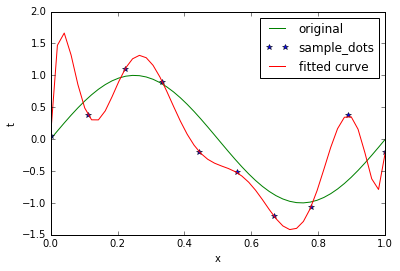

The script that drew this image:
# -*- coding: utf-8 -*-
"""
Created on Wed May 25 15:50:12 2016

@author: Dell
"""

import numpy as np
from scipy.optimize import leastsq
import matplotlib.pyplot as plt

#the curve of y=sin(x)
def func(x):
    return np.sin(2*np.pi*x)

def func_d9(x,p):
    w0, w1, w2, w3, w4, w5, w6, w7, w8, w9= p
    return w0+w1*x+w2*x**2+w3*x**3+w4*x**4+w5*x**5+w6*x**6+w7*x**7+w8*x**8+w9*x**9

# 实验数据x, y和拟合函数之间的差，p为拟合需要找到的系数
def residuals_d9(p, y, x):
    return y - func_d9(x, p)
    
x0 = np.linspace(0, 1)# 真实数据的函数参数
y0 = func(x0) # 真实数据

x1 = np.linspace(0, 1, 10)# 模拟噪声数据
y1 = func(x1)
y2 = y1 + 0.4*np.random.randn(len(x1)) # 加入噪声之后的实验数据

p0 = [1,1,1,1,1,1,1,1,1,1]
# 调用leastsq进行曲线拟合
# p0为拟合参数的初始值
# args为需要拟合的实验数据
plsq_d9 = leastsq(residuals_d9, p0, args=(y2, x1))

plot1,=plt.plot(x0,y0,'g')
plot2,=plt.plot(x1,y2,'b*')
plot3,=plt.plot(x0,func_d9(x0,plsq_d9[0]),'r')
plt.xlabel('x')
plt.ylabel('t')
plt.legend([plot1,plot2,plot3],('original','sample_dots','fitted curve'))
plt.show()
